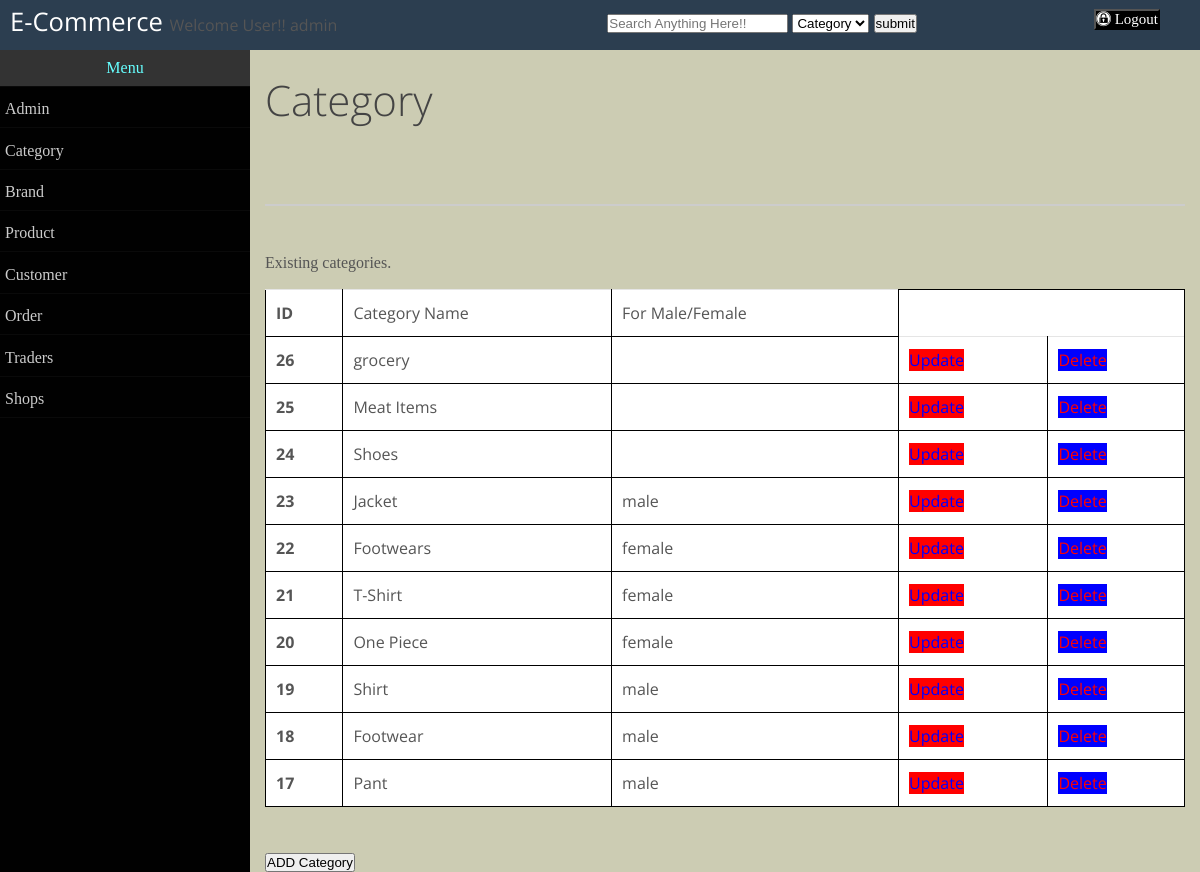
/Dashboard/categoryPage.php (signed in), run on the app's committed database.
### tables this page shows
CREATE TABLE IF NOT EXISTS `category` (
`id` int(64) NOT NULL,
  `categoryName` varchar(128) NOT NULL,
  `gender` varchar(64) NOT NULL
);

### Dashboard/categoryPage.php (the view, shortened to what this page needs)
<?php
include("header.php");
?>
<h2> Category </h2><br><br><hr><br>
	<p id="addHeading">Existing categories.</p>
	<table id="displayTable">
		<tr>
			<td>ID</td>
			<td>Category Name</td>
			<td>For Male/Female</td>
		</tr>
	<?php
	 $sql = "SELECT * FROM category ORDER BY id DESC";
	 $result = mysqli_query($connection,$sql);
	 while($row = mysqli_fetch_assoc($result)){
	 	echo"<tr>";
	 	echo"<td>";
	 	echo $row['id'];
		echo"</td>";
		echo"<td>";
	 	echo $row['categoryName'];
	 	echo"</td>";
	 	echo"<td>";
	 	echo $row['gender'];
	 	echo"</td>";
	 	echo "<td>  <a id='updateButton' href=updateCategory.php?id=".$row['id'].">Update</a></td>";
	 	echo "<td>  <a onclick='return confirmDel()' id='deleteButton' href=?mode=del&id=".$row['id'].">Delete</a> </td>";
	 	echo"</tr>";
	 }
	?>
			</table>
			<br>
			<form method="post" action="addCategory.php" >
				<input type="submit" name="submit1" value="ADD Category">
			</form>
<?php
include("footer.php");
?>

### css/custom1.css (style rules this page uses)
* { margin: 0; padding: 0; }
body { background-color: #ccccb3; }
#addHeading { font-family: "Algerian"; font-size: 20 px; }
#displayTable, th, td { border: 1px solid black; text-align: left; }
#displayTable { border-collapse: collapse; }
#deleteButton { text-decoration: none; color: red; background-color: blue; }
#updateButton { text-decoration: none; color: blue; background-color: red; }

### data on the page
category: id "26", categoryName "grocery"
category: id "25", categoryName "Meat Items"
category: id "24", categoryName "Shoes"
category: id "23", categoryName "Jacket", gender "male"
category: id "22", categoryName "Footwears", gender "female"
category: id "21", categoryName "T-Shirt", gender "female"
category: id "20", categoryName "One Piece", gender "female"
category: id "19", categoryName "Shirt", gender "male"
category: id "18", categoryName "Footwear", gender "male"
category: id "17", categoryName "Pant", gender "male"

### other printed values
$_SESSION["adminuser"] "admin"
